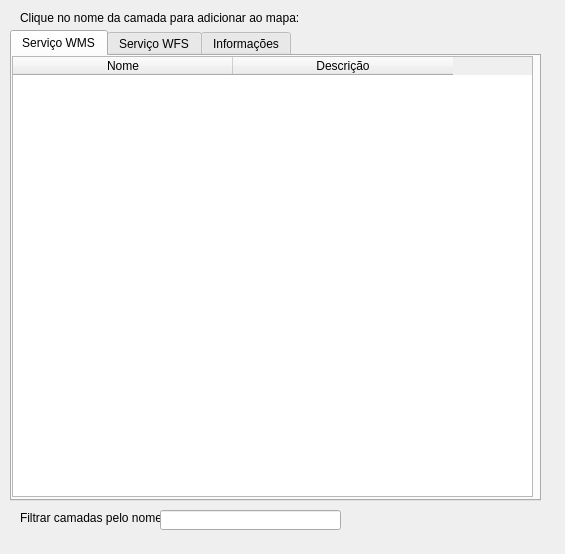
<?xml version="1.0" encoding="UTF-8"?>
<ui version="4.0">
 <class>IDEPBHDialogBase</class>
 <widget class="QDialog" name="IDEPBHDialogBase">
  <property name="geometry">
   <rect>
    <x>0</x>
    <y>0</y>
    <width>565</width>
    <height>554</height>
   </rect>
  </property>
  <property name="windowTitle">
   <string>IDEPBH</string>
  </property>
  <widget class="QLabel" name="label">
   <property name="geometry">
    <rect>
     <x>20</x>
     <y>10</y>
     <width>331</width>
     <height>16</height>
    </rect>
   </property>
   <property name="text">
    <string>Clique no nome da camada para adicionar ao mapa:</string>
   </property>
  </widget>
  <widget class="QTabWidget" name="tabWidget">
   <property name="geometry">
    <rect>
     <x>10</x>
     <y>30</y>
     <width>531</width>
     <height>471</height>
    </rect>
   </property>
   <property name="cursor">
    <cursorShape>ArrowCursor</cursorShape>
   </property>
   <property name="currentIndex">
    <number>0</number>
   </property>
   <widget class="QWidget" name="tab">
    <attribute name="title">
     <string>Serviço WMS</string>
    </attribute>
    <widget class="QTableWidget" name="tableWidget">
     <property name="geometry">
      <rect>
       <x>0</x>
       <y>0</y>
       <width>521</width>
       <height>441</height>
      </rect>
     </property>
     <property name="layoutDirection">
      <enum>Qt::LeftToRight</enum>
     </property>
     <attribute name="horizontalHeaderDefaultSectionSize">
      <number>220</number>
     </attribute>
     <column>
      <property name="text">
       <string>Nome</string>
      </property>
     </column>
     <column>
      <property name="text">
       <string>Descrição</string>
      </property>
     </column>
    </widget>
   </widget>
   <widget class="QWidget" name="tab_2">
    <attribute name="title">
     <string>Serviço WFS</string>
    </attribute>
    <widget class="QTableWidget" name="tableWidget_2">
     <property name="geometry">
      <rect>
       <x>0</x>
       <y>0</y>
       <width>521</width>
       <height>441</height>
      </rect>
     </property>
     <attribute name="horizontalHeaderDefaultSectionSize">
      <number>220</number>
     </attribute>
     <column>
      <property name="text">
       <string>Nome</string>
      </property>
     </column>
     <column>
      <property name="text">
       <string>Descrição</string>
      </property>
     </column>
    </widget>
   </widget>
   <widget class="QWidget" name="tab_3">
    <attribute name="title">
     <string>Informações</string>
    </attribute>
   </widget>
  </widget>
  <widget class="QLabel" name="label_2">
   <property name="geometry">
    <rect>
     <x>20</x>
     <y>510</y>
     <width>141</width>
     <height>16</height>
    </rect>
   </property>
   <property name="text">
    <string>Filtrar camadas pelo nome:</string>
   </property>
  </widget>
  <widget class="QLineEdit" name="lineLayerName">
   <property name="geometry">
    <rect>
     <x>160</x>
     <y>510</y>
     <width>181</width>
     <height>20</height>
    </rect>
   </property>
  </widget>
 </widget>
 <resources/>
 <connections/>
</ui>
